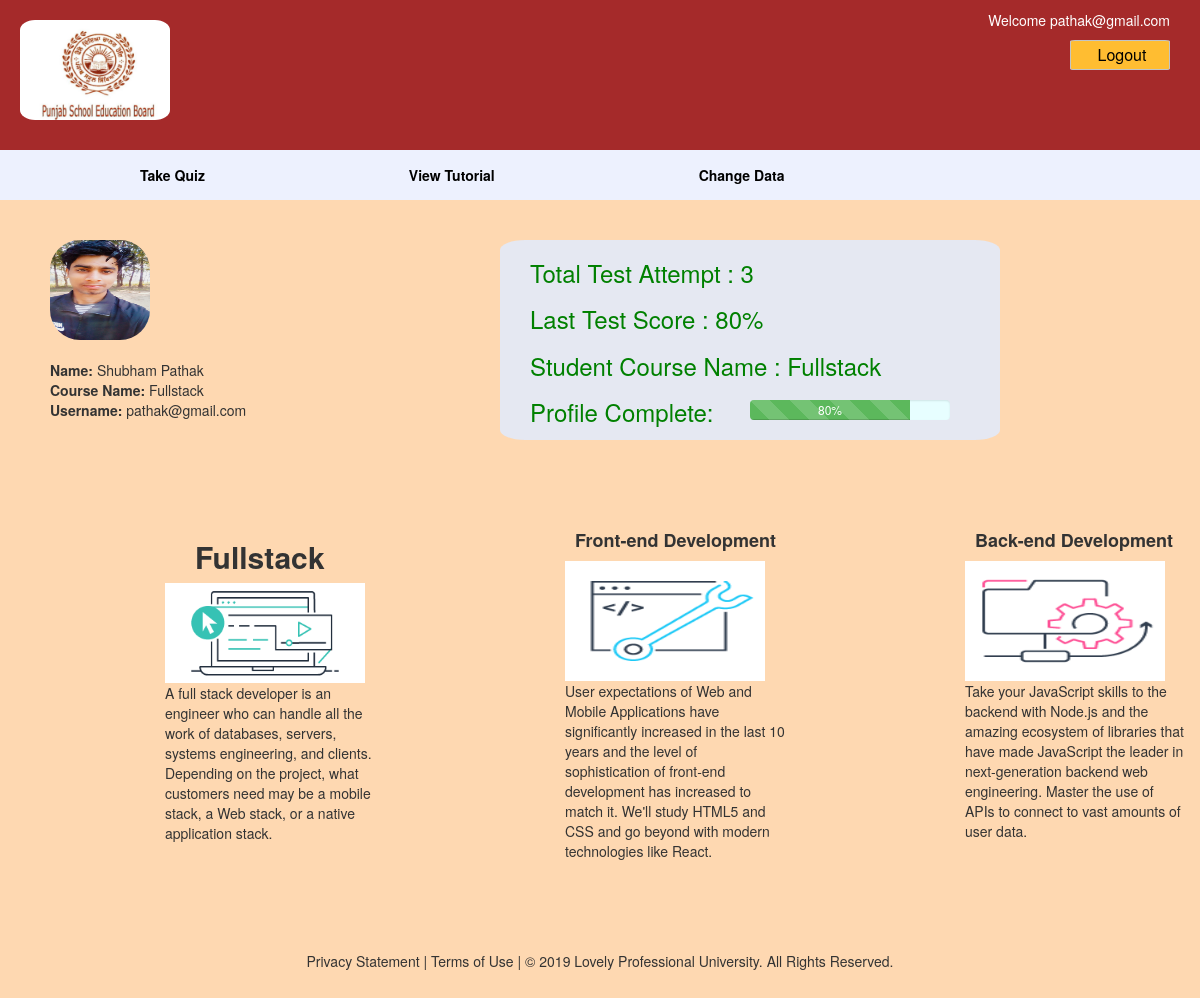
Page /data.php (signed in) on the committed database.
### tables this page shows
CREATE TABLE `asw` (
  `Username` varchar(20) NOT NULL,
  `Name` varchar(20) NOT NULL,
  `Password` varchar(20) NOT NULL,
  `Course` varchar(20) NOT NULL,
  `Price` varchar(20) NOT NULL,
  `Photo` varchar(20) NOT NULL,
  `Test` varchar(20) NOT NULL,
  `Result` varchar(20) NOT NULL
);

### data.php (the view, shortened to what this page needs)
<!DOCTYPE html>
<html>
<head>
</head>
<body style="background-color: #fed8b1">
</body>
</html>
<?php
$con=mysqli_connect("localhost","root","","fullstack");
$sqldata="select * from asw where Username='".$_SESSION["user"]."'";
$rs=mysqli_query($con,$sqldata);
	$value=mysqli_fetch_assoc($rs);
	?>
<div style="height: 150px; background-color: brown;">
			<img align="center"  src="11.jpg"style="margin-left: 20px;margin-top:20px; border-radius: 10%;"  width="150" height="100" >
			<input type="button" value="Logout" onclick="window.location.href='main page.php'"  style="color: white; border-radius: 5%; float:right; background-color:#ffbd31; color: black; height: 30px;width: 100px; border: solid 1px #c2c4c6; font-size:16px; padding-left:10px;margin-top: 40px;margin-right: 30px;">
				<p style="color: white;float: right; margin-right: -100px;margin-top: 10px;">
					Welcome
				<?php
				echo $_SESSION["user"];
				?></p>
	</div>
	<div style="background-color: #edf1fe; height: 50px;">
		<ul>
			<li><a href="test.php"><b>Take Quiz</b></a></li>
				<li><a href="new.php"><b>View Tutorial</b></a></li>
					<li><a href="#"><b>Change Data</b></a></li>
	</div>
	<div style="margin-left: 50px;">
		<br>
		<br>
	<img src="<?php echo $value['Photo']; ?>" width="100" height="100" border="2" style="border-radius: 30%;" >
	<br>
	<?php
	echo "<br><b>Name: </b>".$value["Name"]."<br> <b>Course Name: </b>".$value["Course"]."<br> "."<b>Username: </b>".$value["Username"];
	?>
</div>
	<?php
		if($value["Course"]=="Fullstack")
			include 'full.php';
		else if($value["Course"]=="Big Data")
				include 'big.php';
		else if($value["Course"]=="Python")
			include 'python.php';
		?>
<div style="background-color: #e5e8f2; height: 200px;width: 500px;position: absolute;top: 240px;left:500px; border-radius: 5%;">
	<h3 style="margin-left: 30px; color: green">Total Test Attempt : <?php echo $value["Test"]; ?></h3>
	<h3 style="margin-left: 30px; color: green;">Last Test Score : <?php echo $value["Result"]; ?></h3>
	<h3 style="margin-left: 30px; color: green;">Student Course Name : <?php echo $value["Course"]; ?></h3>
		<h3 style="margin-left: 30px; color: green;">Profile Complete:</h3>
	<div style="width: 200px; position: absolute;top:160px;left:250px; background-color: #e7feff;" class="progress">
  <div class="progress-bar progress-bar-success progress-bar-striped active" role="progressbar" aria-valuenow="70"
  aria-valuemin="0" aria-valuemax="100" style="width:<?php echo $value["Result"]; ?>;">
<?php echo $value["Result"]; ?>
  </div>
</div>
</div>

### full.php (shortened to what this page needs)
<!DOCTYPE html>
<html>
<head>
	<link rel="stylesheet" type="text/css" href="name.css">
<link rel="stylesheet" href="https://maxcdn.bootstrapcdn.com/bootstrap/3.4.0/css/bootstrap.min.css">
</head>
<body>
	<br>
	<br>
 <div class="col-md-4">
                <h2 style="margin-left: 180px;"><b>Fullstack</b></h2>
                  <img src="gs1.png" border="2" width="200" height="100" style="margin-left: 150px;">
                 <p style="margin-left: 150px;">
 A full stack developer is an engineer who can handle all the work of databases, servers, systems engineering, and clients. Depending on the project, what customers need may be a mobile stack, a Web stack, or a native application stack.
                 </p>
          </div>
           <div class="col-md-4">
                <h4 style="margin-left: 160px;"><b>Front-end Development</b></h4>
                  <img src="fd1.png" border="2" width="200" height="120" style="margin-left: 150px;">
                 <p style="margin-left: 150px;">
 User expectations of Web and Mobile Applications have significantly increased in the last 10 years and the level of sophistication of front-end development has increased to match it. We'll study HTML5 and CSS and go beyond with modern technologies like React.
                 </p>
          </div>
              <div class="col-md-4">
                <h4 style="margin-left: 160px;"><b>Back-end Development</b></h4>
                  <img src="bd1.png" border="2" width="200" height="120" style="margin-left: 150px;">
                 <p style="margin-left: 150px;">
 Take your JavaScript skills to the backend with Node.js and the amazing ecosystem of libraries that have made JavaScript the leader in next-generation backend web engineering. Master the use of APIs to connect to vast amounts of user data.
 <br><br>
<br><br><br><br>
          </div>
  <p align="center">Privacy Statement | Terms of Use | © 2019 Lovely Professional University. All Rights Reserved.</p>
<br><br>
</body>
</html>

### data.php (style rules this page uses)
ul li { list-style-type:none; display:inline-block; text-decoration:none; margin-top: 15px; }
ul li a { color:black; padding:100px; color: black; }

### rows in the picture
asw: Photo (picture), Name "Shubham Pathak", Course "Fullstack", Username "pathak@gmail.com", Test "3", Result "80%"

### other values in the picture
$_SESSION["user"] "pathak@gmail.com"
